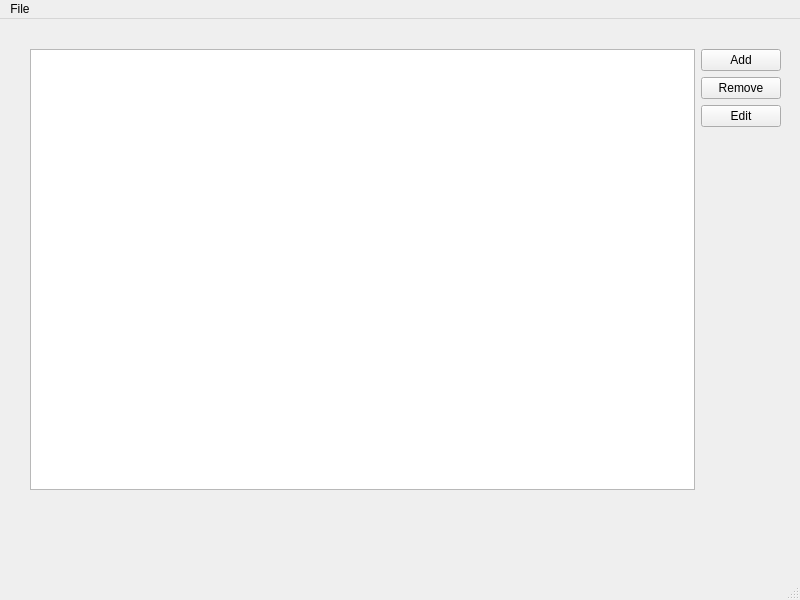
<?xml version="1.0" encoding="UTF-8"?>
<ui version="4.0">
 <class>MainWindow</class>
 <widget class="QMainWindow" name="MainWindow">
  <property name="geometry">
   <rect>
    <x>0</x>
    <y>0</y>
    <width>800</width>
    <height>600</height>
   </rect>
  </property>
  <property name="windowTitle">
   <string>MainWindow</string>
  </property>
  <widget class="QWidget" name="centralwidget">
   <widget class="QWidget" name="layoutWidget">
    <property name="geometry">
     <rect>
      <x>30</x>
      <y>30</y>
      <width>751</width>
      <height>441</height>
     </rect>
    </property>
    <layout class="QHBoxLayout" name="horizontalLayout">
     <item>
      <widget class="QListWidget" name="league_list_widget"/>
     </item>
     <item>
      <layout class="QVBoxLayout" name="verticalLayout">
       <item>
        <widget class="QPushButton" name="add_button">
         <property name="text">
          <string>Add</string>
         </property>
        </widget>
       </item>
       <item>
        <widget class="QPushButton" name="remove_button">
         <property name="text">
          <string>Remove</string>
         </property>
        </widget>
       </item>
       <item>
        <widget class="QPushButton" name="edit_button">
         <property name="text">
          <string>Edit</string>
         </property>
        </widget>
       </item>
       <item>
        <spacer name="verticalSpacer">
         <property name="orientation">
          <enum>Qt::Vertical</enum>
         </property>
         <property name="sizeHint" stdset="0">
          <size>
           <width>20</width>
           <height>40</height>
          </size>
         </property>
        </spacer>
       </item>
      </layout>
     </item>
    </layout>
   </widget>
  </widget>
  <widget class="QMenuBar" name="menubar">
   <property name="geometry">
    <rect>
     <x>0</x>
     <y>0</y>
     <width>800</width>
     <height>21</height>
    </rect>
   </property>
   <property name="nativeMenuBar">
    <bool>false</bool>
   </property>
   <widget class="QMenu" name="menuFile">
    <property name="title">
     <string>File</string>
    </property>
    <addaction name="action_load"/>
    <addaction name="action_save"/>
   </widget>
   <addaction name="menuFile"/>
  </widget>
  <widget class="QStatusBar" name="statusbar"/>
  <action name="action_load">
   <property name="text">
    <string>Load</string>
   </property>
  </action>
  <action name="action_save">
   <property name="text">
    <string>Save</string>
   </property>
  </action>
 </widget>
 <resources/>
 <connections/>
</ui>
